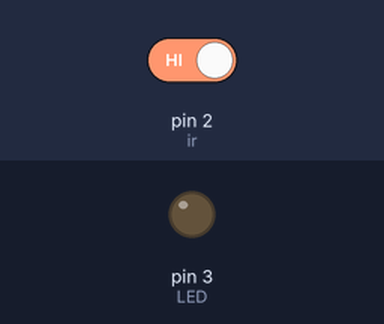
The sketch below on a simulated Arduino Uno, built with avr-gcc and run on an emulated ATmega328P. On the bench: output pins drawn as LEDs (lit = HIGH). Inputs (shaded band) come from the test bench; at power-on: pin 2 (ir) HIGH.

Above: at 1.2 s.
1.3 s: pin 2 (ir) driven LOW
At 2.3 s:
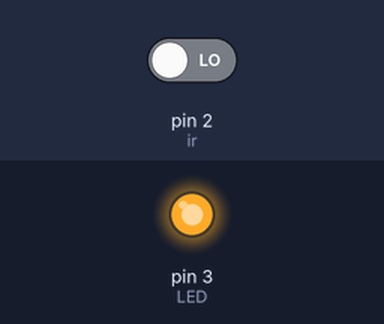
2.8 s: pin 2 (ir) driven HIGH
At 3.5 s:
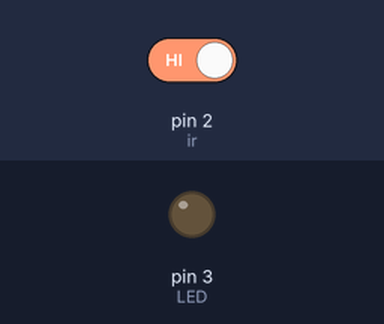
Timing chart, 0 to 5.8 s (numbered marks = the images above; inputs shaded):
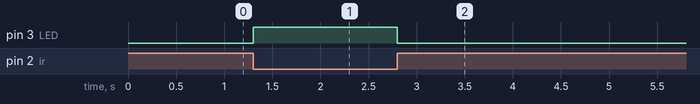

Measured:
- after the input at 1.3 s, pin 3 (LED): LOW → HIGH at once
- after the input at 2.8 s, pin 3 (LED): HIGH → LOW at once

The sketch:

03-ir-led-detector.ino
```cpp
int ir = 2;
int LED = 3;

void setup() {
  pinMode(ir, INPUT);
  pinMode(LED, OUTPUT);
}

void loop() {
  if(digitalRead(ir) == LOW) {
  digitalWrite(LED,HIGH);
  }
  else {
    digitalWrite(LED,LOW);
  }
}
```
